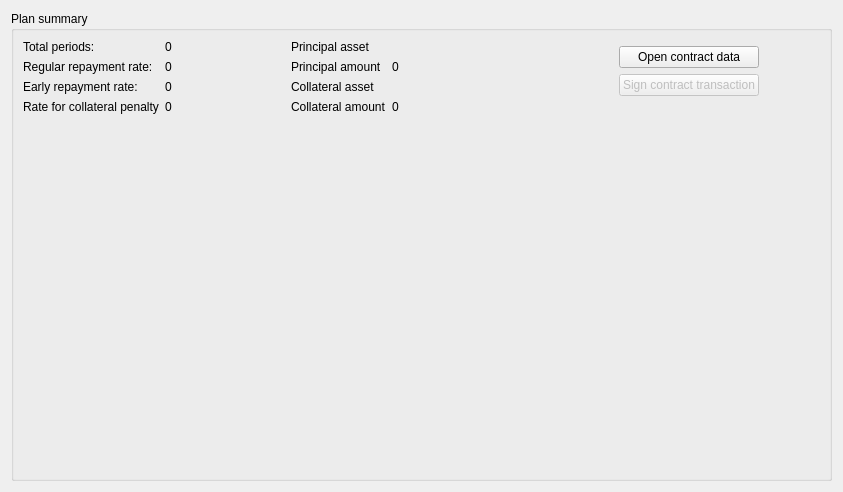
<?xml version="1.0" encoding="UTF-8"?>
<ui version="4.0">
 <class>Form</class>
 <widget class="QWidget" name="Form">
  <property name="geometry">
   <rect>
    <x>0</x>
    <y>0</y>
    <width>843</width>
    <height>492</height>
   </rect>
  </property>
  <property name="windowTitle">
   <string>Form</string>
  </property>
  <layout class="QVBoxLayout" name="verticalLayout">
   <item>
    <widget class="QGroupBox" name="groupBox">
     <property name="title">
      <string>Plan summary</string>
     </property>
     <layout class="QVBoxLayout" name="verticalLayout_2">
      <item>
       <layout class="QHBoxLayout" name="horizontalLayout">
        <item>
         <layout class="QFormLayout" name="formLayout">
          <item row="0" column="0">
           <widget class="QLabel" name="label_4">
            <property name="text">
             <string>Total periods:</string>
            </property>
           </widget>
          </item>
          <item row="0" column="1">
           <widget class="QLabel" name="periods">
            <property name="text">
             <string>0</string>
            </property>
           </widget>
          </item>
          <item row="1" column="0">
           <widget class="QLabel" name="label">
            <property name="text">
             <string>Regular repayment rate:</string>
            </property>
           </widget>
          </item>
          <item row="1" column="1">
           <widget class="QLabel" name="base">
            <property name="text">
             <string>0</string>
            </property>
           </widget>
          </item>
          <item row="2" column="0">
           <widget class="QLabel" name="label_2">
            <property name="text">
             <string>Early repayment rate:</string>
            </property>
           </widget>
          </item>
          <item row="2" column="1">
           <widget class="QLabel" name="early">
            <property name="text">
             <string>0</string>
            </property>
           </widget>
          </item>
          <item row="3" column="0">
           <widget class="QLabel" name="label_3">
            <property name="text">
             <string>Rate for collateral penalty</string>
            </property>
           </widget>
          </item>
          <item row="3" column="1">
           <widget class="QLabel" name="penalty">
            <property name="text">
             <string>0</string>
            </property>
           </widget>
          </item>
         </layout>
        </item>
        <item>
         <layout class="QFormLayout" name="formLayout_2">
          <item row="0" column="0">
           <widget class="QLabel" name="label_5">
            <property name="text">
             <string>Principal asset</string>
            </property>
           </widget>
          </item>
          <item row="2" column="0">
           <widget class="QLabel" name="label_6">
            <property name="text">
             <string>Collateral asset</string>
            </property>
           </widget>
          </item>
          <item row="1" column="0">
           <widget class="QLabel" name="label_7">
            <property name="text">
             <string>Principal amount</string>
            </property>
           </widget>
          </item>
          <item row="3" column="0">
           <widget class="QLabel" name="label_8">
            <property name="text">
             <string>Collateral amount</string>
            </property>
           </widget>
          </item>
          <item row="0" column="1">
           <widget class="QLabel" name="principal_asset">
            <property name="text">
             <string/>
            </property>
           </widget>
          </item>
          <item row="1" column="1">
           <widget class="QLabel" name="principal_amount">
            <property name="text">
             <string>0</string>
            </property>
           </widget>
          </item>
          <item row="2" column="1">
           <widget class="QLabel" name="collateral_asset">
            <property name="text">
             <string/>
            </property>
           </widget>
          </item>
          <item row="3" column="1">
           <widget class="QLabel" name="collateral_amount">
            <property name="text">
             <string>0</string>
            </property>
           </widget>
          </item>
         </layout>
        </item>
        <item>
         <layout class="QGridLayout" name="gridLayout">
          <item row="0" column="2">
           <widget class="QWidget" name="widget_2" native="true"/>
          </item>
          <item row="3" column="1">
           <spacer name="verticalSpacer">
            <property name="orientation">
             <enum>Qt::Vertical</enum>
            </property>
            <property name="sizeHint" stdset="0">
             <size>
              <width>20</width>
              <height>40</height>
             </size>
            </property>
           </spacer>
          </item>
          <item row="0" column="0">
           <widget class="QWidget" name="widget" native="true"/>
          </item>
          <item row="1" column="1">
           <widget class="QPushButton" name="contractButton">
            <property name="text">
             <string>Open contract data</string>
            </property>
           </widget>
          </item>
          <item row="2" column="1">
           <widget class="QPushButton" name="signButton">
            <property name="enabled">
             <bool>false</bool>
            </property>
            <property name="text">
             <string>Sign contract transaction</string>
            </property>
           </widget>
          </item>
         </layout>
        </item>
       </layout>
      </item>
     </layout>
    </widget>
   </item>
  </layout>
 </widget>
 <resources/>
 <connections/>
</ui>
